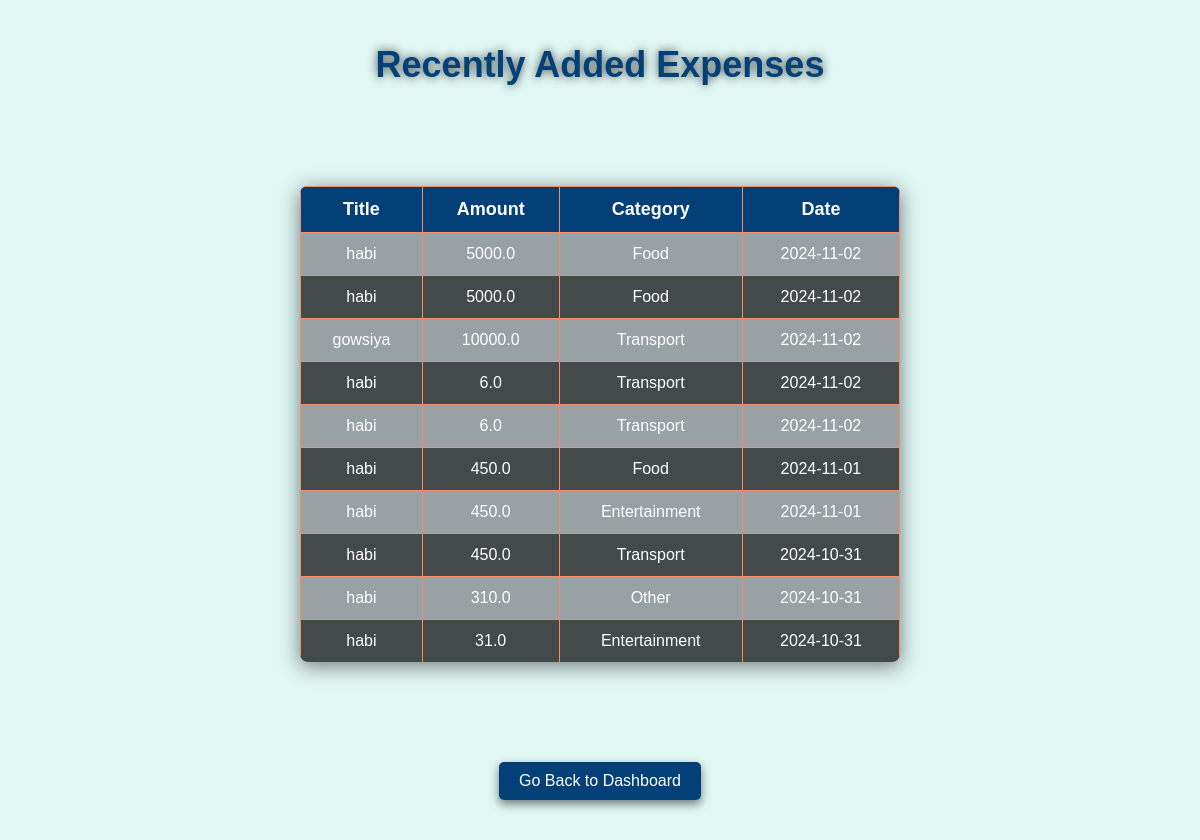
Page /recently-added on the committed database.
### tables this page shows
CREATE TABLE expenditures (
            id INTEGER PRIMARY KEY AUTOINCREMENT,
            title TEXT NOT NULL,
            amount REAL NOT NULL,
            category TEXT NOT NULL,
            date TIMESTAMP DEFAULT CURRENT_TIMESTAMP
        );

### app.py (the view)
@app.route('/recently-added')
def recently_added():
    conn = get_db_connection()
    expenditures = conn.execute('SELECT * FROM expenditures ORDER BY date DESC LIMIT 10').fetchall()
    conn.close()
    return render_template('recently_added.html', expenditures=expenditures)

### app.py (called while the page is built)
def get_db_connection():
    conn = sqlite3.connect('expenditure.db')
    conn.row_factory = sqlite3.Row  # Access columns by name
    return conn

### templates/recently_added.html (shortened to what this page needs)
<!DOCTYPE html>
<html lang="en">
<head>
    <link rel="stylesheet" href="{{ url_for('static', filename='re.css') }}">
</head>
<body>
<video autoplay muted loop class="video-background" preload="auto" poster="{{ url_for('static', filename='recent-thumbnail.jpg') }}">
    <source src="{{ url_for('static', filename='recenlty.mp4') }}" type="video/mp4">
</video>
<div class="overlay">
    <h1>Recently Added Expenses</h1>
    <table>
        <tr>
            <th>Title</th>
            <th>Amount</th>
            <th>Category</th>
            <th>Date</th>
        </tr>
        {% for expense in expenditures %}
        <tr class="fade-in-slide-up">
            <td>{{ expense[1] }}</td>
            <td>{{ expense[2] }}</td>
            <td>{{ expense[3] }}</td>
            <td>{{ expense[4][:10] }}</td>
        </tr>
        {% endfor %}
    </table>
    <button onclick="window.location.href='/dashboard'">Go Back to Dashboard</button>
</div>
</body>
</html>

### static/re.css (style rules this page uses)
body { font-family: Arial, sans-serif; background-color: #E0F7F4; color: #333333; margin: 0; padding: 20px; }
h1 { text-align: center; color: #034078; margin-bottom: 20px; }
table { width: 100%; border-collapse: collapse; margin: auto; }
th, td { padding: 12px; text-align: center; border: 1px solid #F78C6B; }
th { background-color: #034078; color: white; }
tr:nth-child(even) { background-color: rgba(240, 248, 255, 0.5); }
button { padding: 10px 20px; background-color: #034078; color: white; border: none; border-radius: 5px; cursor: pointer; font-size: 16px; transition: transform 0.3s, box-shadow 0.3s; display: block; margin: 20px auto; }
.fade-in-slide-up { opacity: 0; transform: translateY(20px); animation: fadeInSlideUp 0.5s forwards; }

### templates/recently_added.html (style rules this page uses)
.video-background { position: fixed; top: 0; left: 0; width: 100%; height: 100%; object-fit: cover; z-index: -1; }
.overlay { position: relative; display: flex; flex-direction: column; align-items: center; justify-content: center; height: 100vh; color: #ffffff; text-align: center; }
h1 { font-size: 36px; margin-bottom: 20px; color: #ffffff; text-shadow: 0px 0px 10px rgba(0, 0, 0, 0.7); }
table { width: 80%; max-width: 600px; margin: 20px auto; border-collapse: collapse; background-color: rgba(0, 0, 0, 0.7); color: #ffffff; border-radius: 8px; overflow: hidden; box-shadow: 0 4px 20px rgba(0, 0, 0, 0.5); }
th, td { padding: 12px 15px; border-bottom: 1px solid rgba(255, 255, 255, 0.2); color: #ffffff; }
th { background-color: rgba(255, 255, 255, 0.1); font-size: 18px; color: #ffffff; }
tr:last-child td { border-bottom: none; }
button { margin-top: 5px; padding: 10px 20px; font-size: 16px; color: #ffffff; background-color: #4CAF50; border: none; border-radius: 5px; cursor: pointer; transition: background-color 0.3s ease, transform 0.2s; box-shadow: 0 4px 10px rgba(0, 0, 0, 0.5); }
body { font-family: Arial, sans-serif; background-color: #E0F7F4; color: #333333; margin: 0; padding: 20px; }
h1 { text-align: center; color: #034078; margin-bottom: 20px; }
table { width: 100%; border-collapse: collapse; margin: auto; }
th, td { padding: 12px; text-align: center; border: 1px solid #F78C6B; }
th { background-color: #034078; color: white; }
tr:nth-child(even) { background-color: rgba(240, 248, 255, 0.5); }
button { padding: 10px 20px; background-color: #034078; color: white; border: none; border-radius: 5px; cursor: pointer; font-size: 16px; transition: transform 0.3s, box-shadow 0.3s; display: block; margin: 20px auto; }
.fade-in-slide-up { opacity: 0; transform: translateY(20px); animation: fadeInSlideUp 0.5s forwards; }

### rows in the picture
expenditures: title "habi", amount "5000.0", category "Food", date "2024-11-02"
expenditures: title "habi", amount "5000.0", category "Food", date "2024-11-02"
expenditures: title "gowsiya", amount "10000.0", category "Transport", date "2024-11-02"
expenditures: title "habi", amount "6.0", category "Transport", date "2024-11-02"
expenditures: title "habi", amount "6.0", category "Transport", date "2024-11-02"
expenditures: title "habi", amount "450.0", category "Food", date "2024-11-01"
expenditures: title "habi", amount "450.0", category "Entertainment", date "2024-11-01"
expenditures: title "habi", amount "450.0", category "Transport", date "2024-10-31"
expenditures: title "habi", amount "310.0", category "Other", date "2024-10-31"
expenditures: title "habi", amount "31.0", category "Entertainment", date "2024-10-31"
